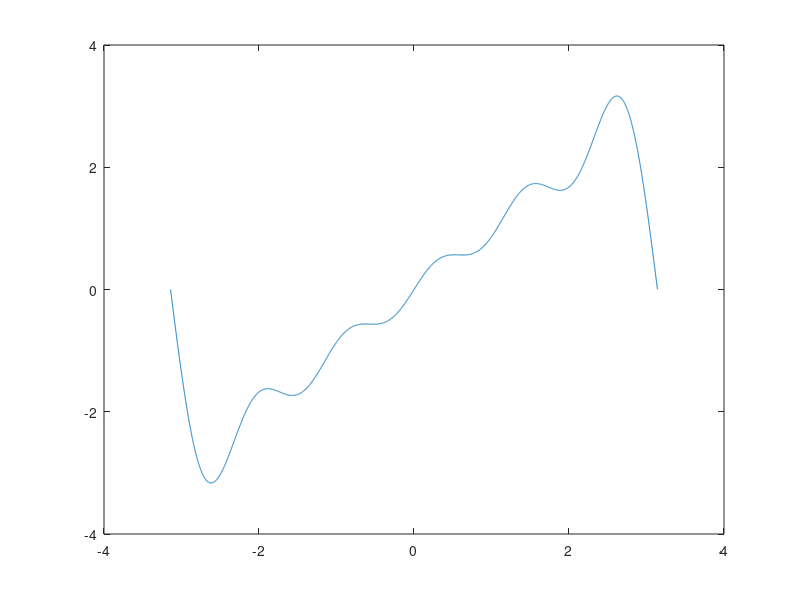

Write the MATLAB code that produced this figure.
datapoints=-pi:0.001:pi;
y=zeros(1,length(datapoints));
i=1;

for x=datapoints;
    for n=1:1:5%3 or 5
        y(i)=y(i)+2*(-1)^(n+1)*sin(n*x)/n;
    end
    i=i+1;
end

plot(datapoints,y)